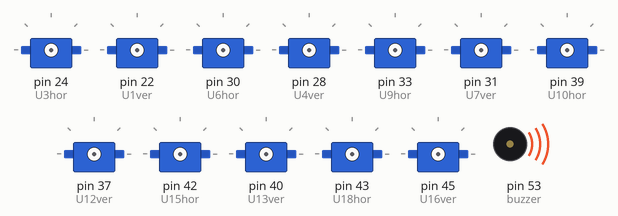
This sketch was run on a simulated Arduino Mega 2560, built with avr-gcc and run on an emulated ATmega2560. Parts: 12 × servo, buzzer (waves = sounding).

Above: at 0.1 s.
At 0.8 s:
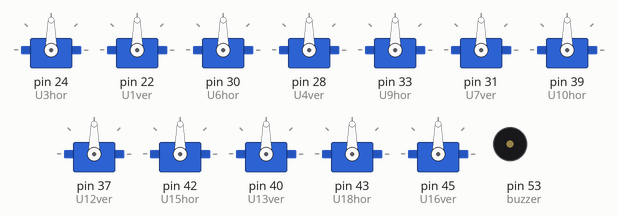
Timing chart, 0 to 2.3 s (numbered marks = the images above):
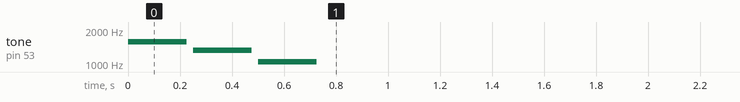

The sketch:

backward.ino
```cpp
// Arachnida Mark 1.0
// Chalmers Phua
#include <Servo.h>

Servo U3hor;
Servo U1ver;
Servo U6hor;
Servo U4ver;
Servo U9hor;
Servo U7ver;
Servo U10hor;
Servo U12ver;
Servo U15hor;
Servo U13ver;
Servo U18hor;
Servo U16ver;

int def_deg = 90;
int max_deg_hor = 110;
int min_deg_hor = 70;
int max_deg_ver = 140;
int min_deg_ver = 40;
int state = 1;

void setup() {
  int tempo = 120;
  int buzzer = 53;
  int melody[] = {1568, 8, 1319, 8, 1047, 8};
  int notes = sizeof(melody)/sizeof(melody[0])/2;
  int wholenote = (60000*4)/tempo;
  int divider = 0;
  int noteDuration = 0;
  for (int thisNote = 0; thisNote < notes*2; thisNote = thisNote+2) {
    divider = melody[thisNote+1];
    if (divider > 0) {
      noteDuration = (wholenote)/divider;
    } else if (divider < 0) {
      noteDuration = (wholenote)/abs(divider);
      noteDuration *= 1.5;
    }
    tone(buzzer, melody[thisNote], noteDuration*0.9);
    delay(noteDuration);
    noTone(buzzer);
  }

  U3hor.attach(24);
  U1ver.attach(22);
  U6hor.attach(30);
  U4ver.attach(28);
  U9hor.attach(33);
  U7ver.attach(31);
  U10hor.attach(39);
  U12ver.attach(37);
  U15hor.attach(42);
  U13ver.attach(40);
  U18hor.attach(43);
  U16ver.attach(45);
}

void loop() {
  if (state == 1) {
    defMin(U3hor, U1ver);
    defDef(U6hor, U4ver);
    defMin(U9hor, U7ver);
    defDef(U10hor, U12ver);
    defMin(U15hor, U13ver);
    defDef(U18hor, U16ver);
    state = 2;
  } else if (state == 2) {
    minDef(U3hor, U1ver);
    maxDef(U6hor, U4ver);
    minDef(U9hor, U7ver);
    minDef(U10hor, U12ver);
    maxDef(U15hor, U13ver);
    minDef(U18hor, U16ver);
    state = 3;
  } else if (state == 3) {
    defDef(U3hor, U1ver);
    defMin(U6hor, U4ver);
    defDef(U9hor, U7ver);
    defMin(U10hor, U12ver);
    defDef(U15hor, U13ver);
    defMin(U18hor, U16ver);
    state = 4;
  } else {
    maxDef(U3hor, U1ver);
    minDef(U6hor, U4ver);
    maxDef(U9hor, U7ver);
    maxDef(U10hor, U12ver);
    minDef(U15hor, U13ver);
    maxDef(U18hor, U16ver);
    state = 1;
  }
  delay(300);
}

// Motion States //
void defDef(Servo hor, Servo ver) {
  hor.write(def_deg);
  ver.write(def_deg);
}

void defMin(Servo hor, Servo ver) {
  hor.write(def_deg);
  ver.write(min_deg_ver);
}

void minDef(Servo hor, Servo ver) {
  hor.write(min_deg_hor);
  ver.write(def_deg);
}

void defMax(Servo hor, Servo ver) {
  hor.write(def_deg);
  ver.write(max_deg_ver);
}

void maxDef(Servo hor, Servo ver) {
  hor.write(max_deg_hor);
  ver.write(def_deg);
}
```
